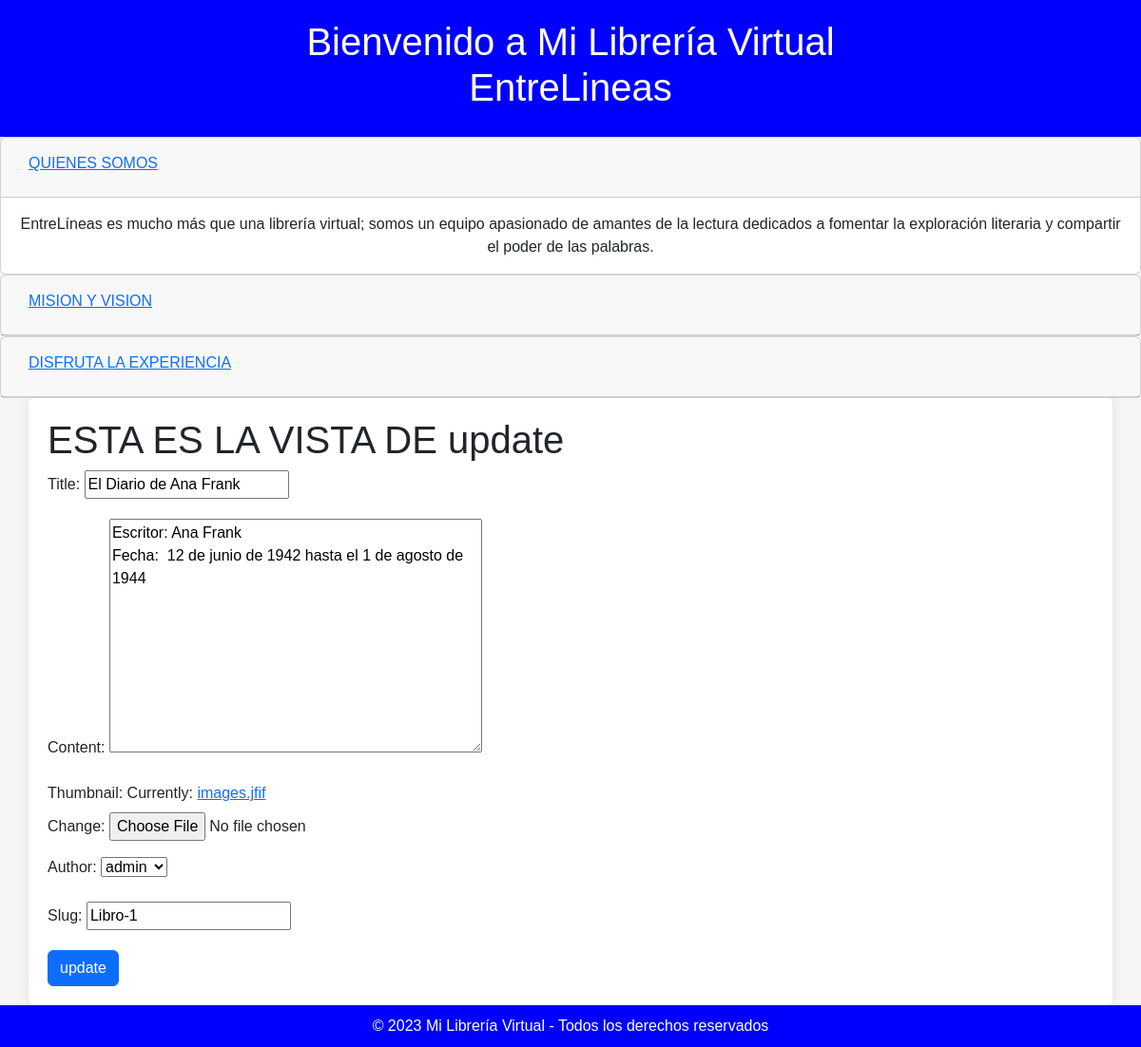
Page /Libro-1/update/ on the committed database.
### posts/models.py (models this page shows, shortened)
class Post(models.Model):
    title = models.CharField(max_length=100)
    content = models.TextField()
    thumbnail = models.ImageField()
    publish_date = models.DateTimeField(auto_now_add=True)
    last_updated = models.DateTimeField(auto_now= True)
    author = models.ForeignKey(User, on_delete=models.CASCADE)
    slug = models.SlugField()

### posts/views.py (the view)
# urls.py: path('<slug>/update/', PostUpdateView.as_view(), name='update'),
class PostUpdateView(UpdateView):
     form_class = PostForm
     model = Post
     success_url = '/'
     def get_context_data(self,**kwargs):
        context = super().get_context_data(**kwargs)
        context.update({
            'view_type':'update'
        })
        return context

### posts/forms.py
class PostForm( forms.ModelForm):
    class Meta:
        model = Post
        fields = ('__all__')

### templates/posts/post_form.html (shortened to what this page needs)
{% extends 'base.html' %}
{% block content %}
    <div class="container">
        <h1> ESTA ES LA VISTA DE {{ view_type }} </h1>
        <form method="POST" enctype="multipart/form-data">
            {{ form.as_p }}
            <button class="btn btn-primary" type="submit">{{ view_type }} </button>
        </form>
    </div>
     {% endblock content %}

### templates/base.html (style rules this page uses)
body { background-color: #f5f5f5; font-family: Arial, sans-serif; margin: 0; padding: 0; }
.container { background-color: white; padding: 20px; border-radius: 5px; box-shadow: 0 0 10px rgba(0, 0, 0, 0.1); }

### rows in the picture
Post: title "El Diario de Ana Frank", content "Escritor: Ana Frank Fecha: 12 de junio de 1942 hasta el 1 de agosto de 1944", author "admin", slug "Libro-1"

### other values in the picture
{{ view_type }} "update"
